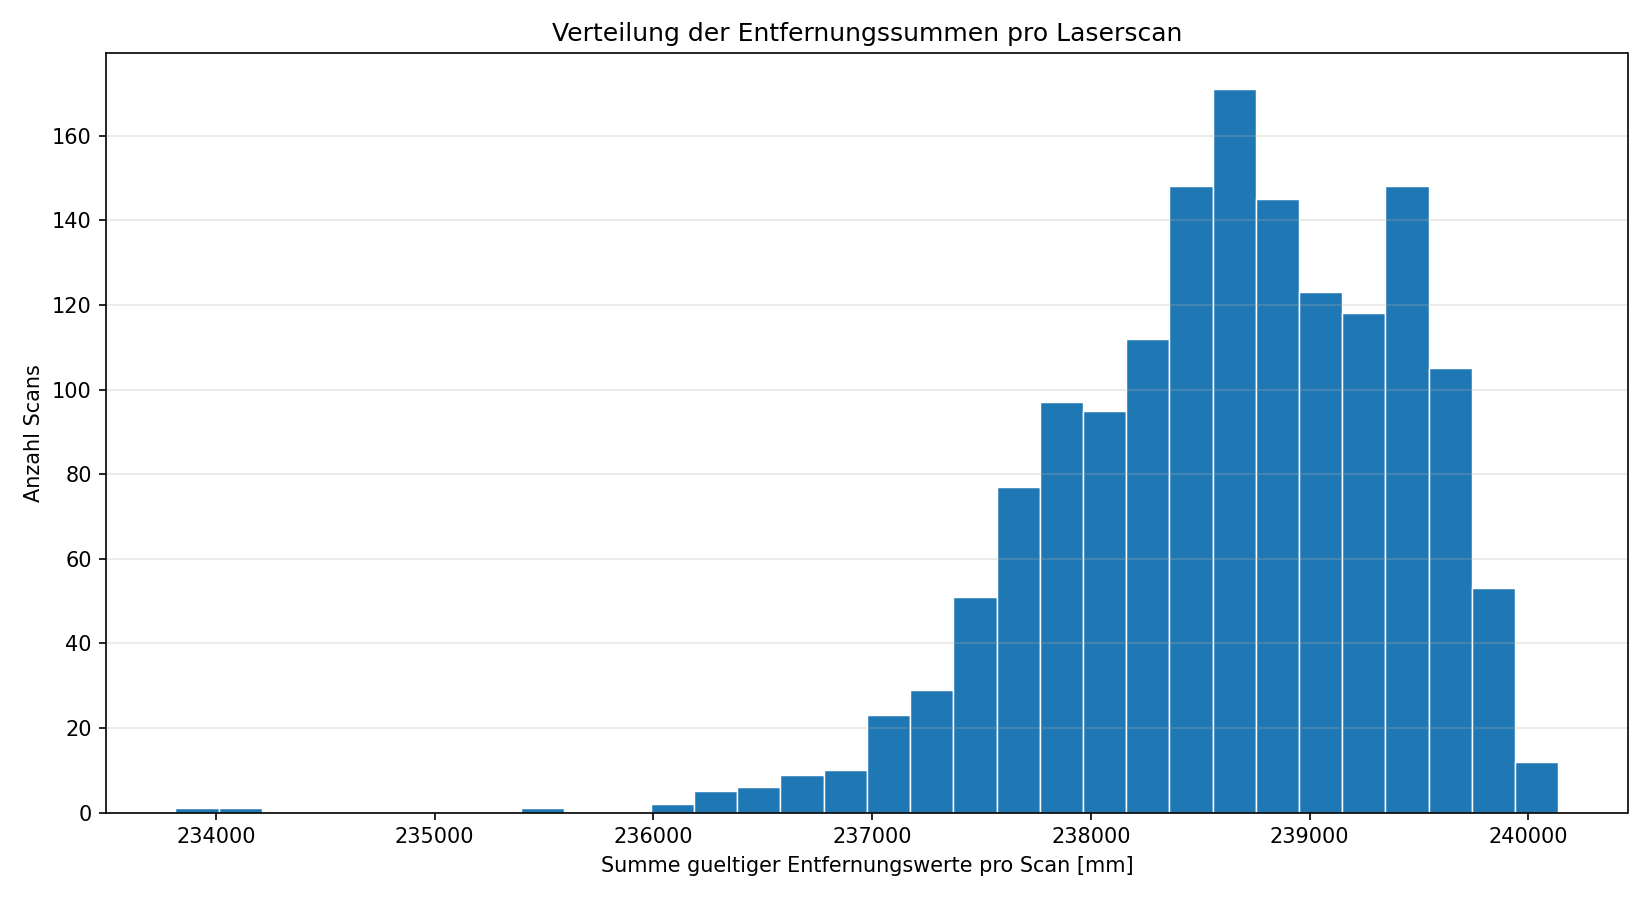

Recreate this plot in Python.
import argparse
import csv
import math
from pathlib import Path

import matplotlib.pyplot as plt
import rosbag2_py
from rclpy.serialization import deserialize_message
from rosidl_runtime_py.utilities import get_message


def percentile(sorted_values: list[float], fraction: float) -> float:
    position = (len(sorted_values) - 1) * fraction
    lower_index = math.floor(position)
    upper_index = math.ceil(position)
    weight = position - lower_index
    return (
        sorted_values[lower_index] * (1 - weight)
        + sorted_values[upper_index] * weight
    )


def choose_bin_count(values: list[float]) -> int:
    sorted_values = sorted(values)
    value_range = sorted_values[-1] - sorted_values[0]
    if value_range == 0:
        return 1

    interquartile_range = percentile(sorted_values, 0.75) - percentile(
        sorted_values, 0.25
    )
    if interquartile_range > 0:
        bin_width = 2 * interquartile_range / len(values) ** (1 / 3)
        bin_count = math.ceil(value_range / bin_width)
    else:
        bin_count = math.ceil(math.log2(len(values)) + 1)

    return max(1, min(bin_count, 100))


def analyze_bag(bag_path: Path, topic_name: str) -> None:
    reader = rosbag2_py.SequentialReader()
    reader.open(
        rosbag2_py.StorageOptions(uri=str(bag_path), storage_id='mcap'),
        rosbag2_py.ConverterOptions(
            input_serialization_format='cdr',
            output_serialization_format='cdr',
        ),
    )

    topic_types = {
        topic.name: topic.type for topic in reader.get_all_topics_and_types()
    }
    if topic_name not in topic_types:
        available_topics = ', '.join(sorted(topic_types)) or '(keine)'
        raise ValueError(
            f'Topic {topic_name!r} nicht in der Bag gefunden. '
            f'Vorhandene Topics: {available_topics}'
        )

    message_type = get_message(topic_types[topic_name])
    scan_sums = []
    valid_counts = []
    scan_number = 0

    while reader.has_next():
        topic, serialized_message, _ = reader.read_next()
        if topic != topic_name:
            continue

        scan = deserialize_message(serialized_message, message_type)
        scan_number += 1
        valid_ranges = [
            distance
            for distance in scan.ranges
            if math.isfinite(distance)
            and scan.range_min <= distance <= scan.range_max
        ]
        valid_counts.append(len(valid_ranges))
        if valid_ranges:
            scan_sums.append((scan_number, len(valid_ranges), sum(valid_ranges)))

    if scan_number == 0:
        raise ValueError(f'Keine Nachrichten auf {topic_name!r} gefunden.')
    if not scan_sums:
        raise ValueError(f'Keine gueltigen Entfernungswerte auf {topic_name!r}.')

    sums = [item[2] for item in scan_sums]
    sorted_sums = sorted(sums)
    bin_count = choose_bin_count(sums)
    bin_width = (sorted_sums[-1] - sorted_sums[0]) / bin_count

    csv_path = Path.cwd() / 'scan_summen.csv'
    with csv_path.open('w', newline='', encoding='utf-8') as csv_file:
        writer = csv.writer(csv_file)
        writer.writerow(
            [
                'scan_number',
                'valid_measurement_count',
                'sum_distance_m',
                'sum_distance_mm',
            ]
        )
        writer.writerows(
            [scan_number, count, distance_sum, distance_sum * 1000]
            for scan_number, count, distance_sum in scan_sums
        )

    figure, axis = plt.subplots(figsize=(11, 6))
    sums_mm = [distance_sum * 1000 for distance_sum in sums]
    axis.hist(sums_mm, bins=bin_count, edgecolor='white', linewidth=0.7)
    axis.set_title('Verteilung der Entfernungssummen pro Laserscan')
    axis.set_xlabel('Summe gueltiger Entfernungswerte pro Scan [mm]')
    axis.set_ylabel('Anzahl Scans')
    axis.grid(axis='y', alpha=0.3)
    figure.tight_layout()

    plot_path = Path.cwd() / 'scan_summen_histogramm.png'
    figure.savefig(plot_path, dpi=150)

    mean_sum = sum(sums) / len(sums)
    variance = sum((value - mean_sum) ** 2 for value in sums) / len(sums)
    standard_deviation = math.sqrt(variance)
    valid_scan_count = len(scan_sums)
    mean_valid_count = sum(valid_counts) / len(valid_counts)

    print(f'Bag: {bag_path}')
    print(f'Topic: {topic_name} ({topic_types[topic_name]})')
    print(f'Anzahl Scans: {scan_number}')
    print(f'Scans mit gueltigen Messwerten: {valid_scan_count}')
    print(f'Mittlere Anzahl gueltiger Werte pro Scan: {mean_valid_count:.2f}')
    print(
        f'Mittelwert der Entfernungssummen: {mean_sum * 1000:.1f} mm '
        f'({mean_sum:.3f} m)'
    )
    median_sum = percentile(sorted_sums, 0.5)
    print(
        f'Median der Entfernungssummen: {median_sum * 1000:.1f} mm '
        f'({median_sum:.3f} m)'
    )
    print(
        f'Standardabweichung der Summen: {standard_deviation * 1000:.1f} mm '
        f'({standard_deviation:.3f} m)'
    )
    print(
        f'Bereich der Summen: {sorted_sums[0] * 1000:.1f} bis '
        f'{sorted_sums[-1] * 1000:.1f} mm '
        f'({sorted_sums[0]:.3f} bis {sorted_sums[-1]:.3f} m)'
    )
    print(
        f'Histogramm: {bin_count} Klassen, Klassenbreite etwa '
        f'{bin_width * 1000:.1f} mm ({bin_width:.3f} m, '
        'Freedman-Diaconis-Regel)'
    )
    print(f'CSV gespeichert: {csv_path}')
    print(f'Histogramm gespeichert: {plot_path}')
    print('Das interaktive Fenster bleibt offen, bis es geschlossen wird.')
    plt.show()


def main() -> None:
    default_bag = Path(__file__).resolve().parent / 'subset_5minSTILL'
    parser = argparse.ArgumentParser(
        description=(
            'Summiert die gueltigen Laserentfernungen pro Scan und erstellt '
            'ein Histogramm ueber die Summen.'
        )
    )
    parser.add_argument(
        'bag',
        nargs='?',
        type=Path,
        default=default_bag,
        help=f'Bag-Verzeichnis (Standard: {default_bag})',
    )
    parser.add_argument('--topic', default='/scan', help='Topic (Standard: /scan)')
    args = parser.parse_args()

    if not args.bag.exists():
        parser.error(f'Bag-Verzeichnis nicht gefunden: {args.bag}')

    analyze_bag(args.bag, args.topic)


if __name__ == '__main__':
    main()
